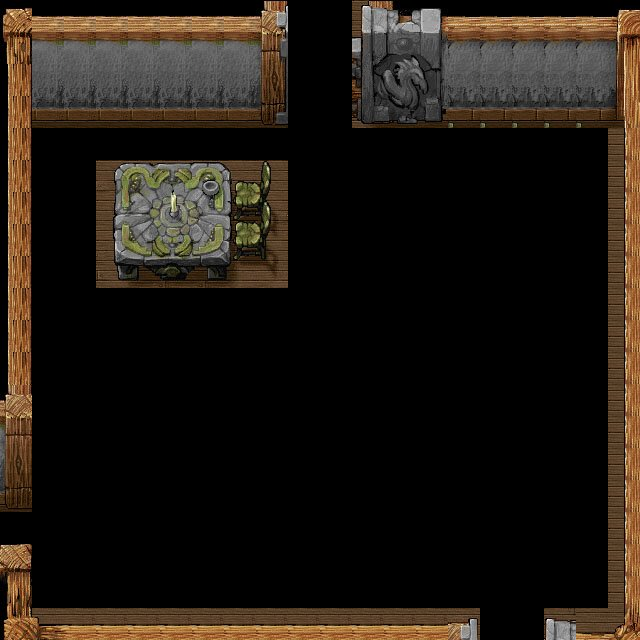

Below is a game level as drawn by its tile map, then a one-line description and the .tmx file that defines it, in full:
An orthogonal 20x20 tile map with 32x32 px tiles, 1 tile layer (Tile Layer 2), 1 hidden layer not drawn.

<map version="1.0" tiledversion="1.0.3" orientation="orthogonal" renderorder="right-down" width="20" height="20" tilewidth="32" tileheight="32" nextobjectid="1">
 <tileset firstgid="1" source="Room.tsx" />
 <layer name="Tile Layer 1" width="20" height="20" visible="0">
  <data encoding="csv">
5,6,7,8,8,8,8,8,10,11,12,13,14,15,16,17,17,17,17,18,
25,26,27,29,29,29,29,29,30,31,32,33,34,35,36,37,37,37,37,38,
65,46,47,49,49,49,49,49,50,51,52,53,54,55,56,57,57,57,57,58,
65,66,67,69,69,69,69,69,70,71,72,73,74,75,68,68,68,68,68,78,
65,86,88,88,88,88,88,88,88,88,88,95,95,88,88,88,88,88,88,118,
65,107,107,211,211,211,211,211,211,188,188,188,188,188,188,188,188,188,188,118,
65,107,127,231,231,231,231,231,231,188,208,208,208,208,208,208,208,208,208,118,
65,107,107,188,188,188,188,188,188,188,228,228,228,228,228,228,228,228,228,118,
65,107,127,188,188,188,188,188,188,188,188,188,188,188,188,188,188,188,228,118,
65,107,107,188,188,188,188,188,188,188,208,208,208,208,208,208,208,208,228,118,
65,107,107,188,188,188,188,188,188,188,188,228,228,228,228,228,228,228,228,118,
65,107,188,188,188,188,188,188,188,188,188,188,188,188,188,208,228,188,228,118,
105,107,188,208,208,208,208,208,208,188,188,188,188,188,188,228,228,208,208,118,
125,107,188,228,228,228,228,228,228,188,188,188,188,188,188,228,228,228,228,118,
145,107,188,188,228,228,228,228,228,208,188,188,188,188,188,188,188,208,228,118,
165,107,188,208,228,228,228,228,188,188,188,208,208,188,188,188,188,188,188,118,
185,107,188,228,228,228,228,228,188,188,188,188,188,188,188,188,188,188,188,118,
205,107,208,208,208,228,228,228,208,208,208,208,208,208,208,208,208,208,208,118,
225,107,228,228,228,228,228,228,228,228,228,228,228,228,228,228,228,228,228,118,
245,246,247,247,247,247,247,247,247,247,247,247,247,247,249,250,251,252,177,178
</data>
 </layer>
 <layer name="Tile Layer 2" width="20" height="20">
  <data encoding="csv">
5,9,9,9,9,9,9,9,10,0,0,13,14,15,17,17,17,17,17,18,
25,29,29,29,29,29,29,29,30,0,0,33,34,35,37,37,37,37,37,38,
65,49,49,49,49,49,49,49,50,0,0,53,54,55,57,57,57,57,57,58,
65,69,69,69,69,69,69,69,70,0,0,73,74,75,77,77,77,77,77,78,
65,0,0,0,0,0,0,0,0,0,0,0,0,0,0,0,0,0,0,158,
65,0,0,108,109,110,111,112,113,0,0,0,0,0,0,0,0,0,0,158,
65,0,0,128,129,130,131,132,133,0,0,0,0,0,0,0,0,0,0,158,
65,0,0,148,149,150,151,152,153,0,0,0,0,0,0,0,0,0,0,158,
65,0,0,168,169,170,171,172,173,0,0,0,0,0,0,0,0,0,0,158,
65,0,0,0,0,0,0,0,0,0,0,0,0,0,0,0,0,0,0,158,
65,0,0,0,0,0,0,0,0,0,0,0,0,0,0,0,0,0,0,158,
65,0,0,0,0,0,0,0,0,0,0,0,0,0,0,0,0,0,0,158,
105,0,0,0,0,0,0,0,0,0,0,0,0,0,0,0,0,0,0,158,
125,0,0,0,0,0,0,0,0,0,0,0,0,0,0,0,0,0,0,158,
145,0,0,0,0,0,0,0,0,0,0,0,0,0,0,0,0,0,0,158,
165,0,0,0,0,0,0,0,0,0,0,0,0,0,0,0,0,0,0,158,
0,0,0,0,0,0,0,0,0,0,0,0,0,0,0,0,0,0,0,158,
205,0,0,0,0,0,0,0,0,0,0,0,0,0,0,0,0,0,0,158,
225,0,0,0,0,0,0,0,0,0,0,0,0,0,0,0,0,0,0,158,
245,246,247,247,247,247,247,247,247,247,247,247,247,247,249,0,0,252,177,178
</data>
 </layer>
</map>
